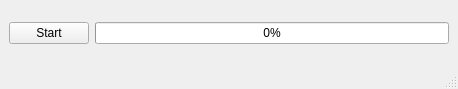
<?xml version="1.0" encoding="UTF-8"?>
<ui version="4.0">
 <class>MainWindow</class>
 <widget class="QMainWindow" name="MainWindow">
  <property name="geometry">
   <rect>
    <x>0</x>
    <y>0</y>
    <width>458</width>
    <height>89</height>
   </rect>
  </property>
  <property name="windowTitle">
   <string>MainWindow</string>
  </property>
  <widget class="QWidget" name="centralwidget">
   <layout class="QGridLayout" name="gridLayout">
    <item row="0" column="0">
     <layout class="QHBoxLayout" name="horizontalLayout">
      <item>
       <widget class="QPushButton" name="startButton">
        <property name="text">
         <string>Start</string>
        </property>
       </widget>
      </item>
      <item>
       <widget class="QProgressBar" name="progressBar">
        <property name="value">
         <number>0</number>
        </property>
       </widget>
      </item>
     </layout>
    </item>
   </layout>
  </widget>
  <widget class="QMenuBar" name="menubar">
   <property name="geometry">
    <rect>
     <x>0</x>
     <y>0</y>
     <width>458</width>
     <height>22</height>
    </rect>
   </property>
  </widget>
  <widget class="QStatusBar" name="statusbar"/>
 </widget>
 <resources/>
 <connections/>
</ui>
